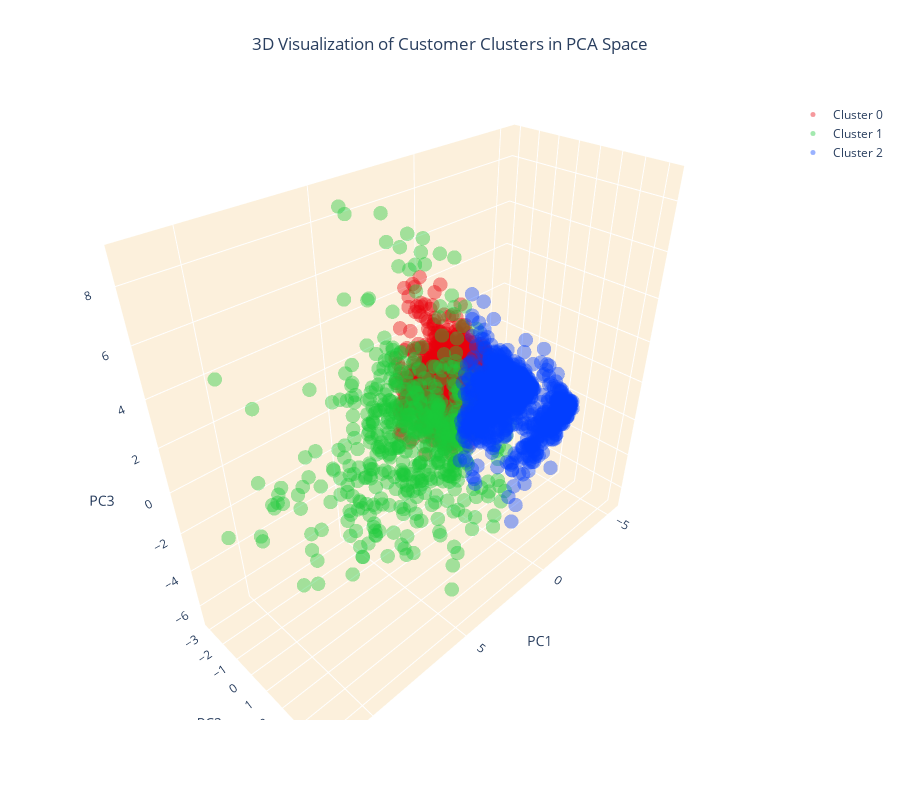

Notebook cell for this chart:
### Code cell
# Create separate data frames for each cluster
cluster_0 = customer_data_pca[customer_data_pca['cluster'] == 0]
cluster_1 = customer_data_pca[customer_data_pca['cluster'] == 1]
cluster_2 = customer_data_pca[customer_data_pca['cluster'] == 2]
# Create a 3D scatter plot
fig = go.Figure()
# Add data points for each cluster separately and specify the color
fig.add_trace(go.Scatter3d(x=cluster_0['PC1'], y=cluster_0['PC2'], z=cluster_0['PC3'],
mode='markers', marker=dict(color=colors[0], size=5, opacity=0.4), name='Cluster 0'))
fig.add_trace(go.Scatter3d(x=cluster_1['PC1'], y=cluster_1['PC2'], z=cluster_1['PC3'],
mode='markers', marker=dict(color=colors[1], size=5, opacity=0.4), name='Cluster 1'))
fig.add_trace(go.Scatter3d(x=cluster_2['PC1'], y=cluster_2['PC2'], z=cluster_2['PC3'],
mode='markers', marker=dict(color=colors[2], size=5, opacity=0.4), name='Cluster 2'))
# Set the title and layout details
fig.update_layout(
title=dict(text='3D Visualization of Customer Clusters in PCA Space', x=0.5),
scene=dict(
xaxis=dict(backgroundcolor="#fcf0dc", gridcolor='white', title='PC1'),
yaxis=dict(backgroundcolor="#fcf0dc", gridcolor='white', title='PC2'),
zaxis=dict(backgroundcolor="#fcf0dc", gridcolor='white', title='PC3'),
),
width=900,
height=800
)
# Show the plot
fig.show()

### Figure 1 — Plotly figure (JSON) as saved in the notebook; plotly's stock layout.template omitted (floating-point values rounded to 4 significant figures; data arrays with more than 128 entries replaced by an {"elided": "..."} marker saying what was removed)
{"data": [{"marker": {"color": "#e8000b", "opacity": 0.4, "size": 5}, "mode": "markers", "name": "Cluster 0", "x": {"elided": "1236 float values"}, "y": {"elided": "1236 float values"}, "z": {"elided": "1236 float values"}, "type": "scatter3d"}, {"marker": {"color": "#1ac938", "opacity": 0.4, "size": 5}, "mode": "markers", "name": "Cluster 1", "x": {"elided": "554 float values"}, "y": {"elided": "554 float values"}, "z": {"elided": "554 float values"}, "type": "scatter3d"}, {"marker": {"color": "#023eff", "opacity": 0.4, "size": 5}, "mode": "markers", "name": "Cluster 2", "x": {"elided": "1234 float values"}, "y": {"elided": "1234 float values"}, "z": {"elided": "1234 float values"}, "type": "scatter3d"}], "layout": {"title": {"text": "3D Visualization of Customer Clusters in PCA Space", "x": 0.5}, "scene": {"xaxis": {"backgroundcolor": "#fcf0dc", "gridcolor": "white", "title": {"text": "PC1"}}, "yaxis": {"backgroundcolor": "#fcf0dc", "gridcolor": "white", "title": {"text": "PC2"}}, "zaxis": {"backgroundcolor": "#fcf0dc", "gridcolor": "white", "title": {"text": "PC3"}}}, "width": 900, "height": 800}}
